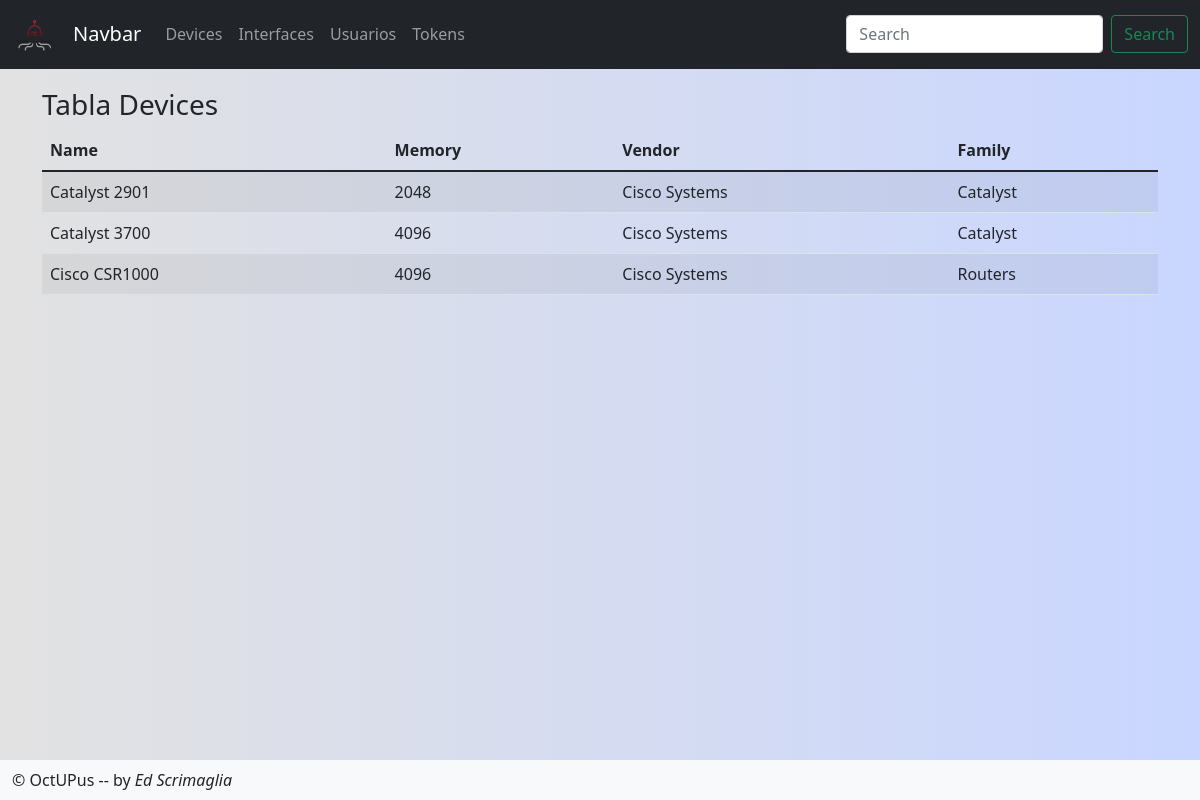
/devices, run on the app's committed database.
### ApiApp/models.py (models this page shows, shortened)
class Devices(models.Model):
    name = models.CharField(max_length=15, primary_key=True,unique=True)
    memory = models.IntegerField()
    vendor = models.CharField(max_length=50)
    family = models.CharField(max_length=50)

### WebApp/views.py (the view, shortened to what this page needs)
# urls.py: path('devices', process_sub_pag, name='Devices'),
def process_sub_pag(request):
    if request.method == 'GET':
        if 'device' in str(request.get_full_path()):
            registros = Devices.objects.all().order_by('name').values()
            if len(registros) >= 1:
                devices_v = {
                    'data': registros,
                    'cant_rec': len(registros)
                }
            else:
                devices_v = {
                    'result': f"No hay Devices registrados",
                    'cant_rec': 0
                }
            return render(request,"devices.html",devices_v)
        else:
            return HttpResponse("Bad URL, check process_sub_pag method in views")
    else:
        return HttpResponse("Must be a GET request")

### WebApp/templates/devices.html
{% extends "home.html" %}
{% block content %}
<h3> Tabla Devices</h3>
<table class="table table-striped">
    <thead>
        <tr class="letras_cabecera">
            <th>Name</th>
            <th>Memory</th>
            <th>Vendor</th>
            <th>Family</th>
        </tr>
    </thead>
    <tbody>
        {% if cant_rec > 0 %}
        {% for device in data %}
        <tr class="letras_lineas">
            <td>{{device.name}}</td>
            <td>{{device.memory}}</td>
            <td>{{device.vendor}}</td>
            <td>{{device.family}}</td>
        </tr>
        {% endfor %}
        {% else %}
        <tr>
            <td>{{result}}</td>
        </tr>
        {% endif %}
    </tbody>
</table>
{% endblock %}

### ApiServer/static/css/main.css (style rules this page uses)
body { background: #C9D6FF; background: -webkit-linear-gradient(to right, #E2E2E2, #C9D6FF); background: linear-gradient(to right, #E2E2E2, #C9D6FF); }
.letras_lineas { text-align: left; vertical-align: middle; font-size: medium; }
.letras_cabecera { text-align: left; vertical-align: middle; }

### data on the page
Devices: name "Catalyst 2901", memory "2048", vendor "Cisco Systems", family "Catalyst"
Devices: name "Catalyst 3700", memory "4096", vendor "Cisco Systems", family "Catalyst"
Devices: name "Cisco CSR1000", memory "4096", vendor "Cisco Systems", family "Routers"
